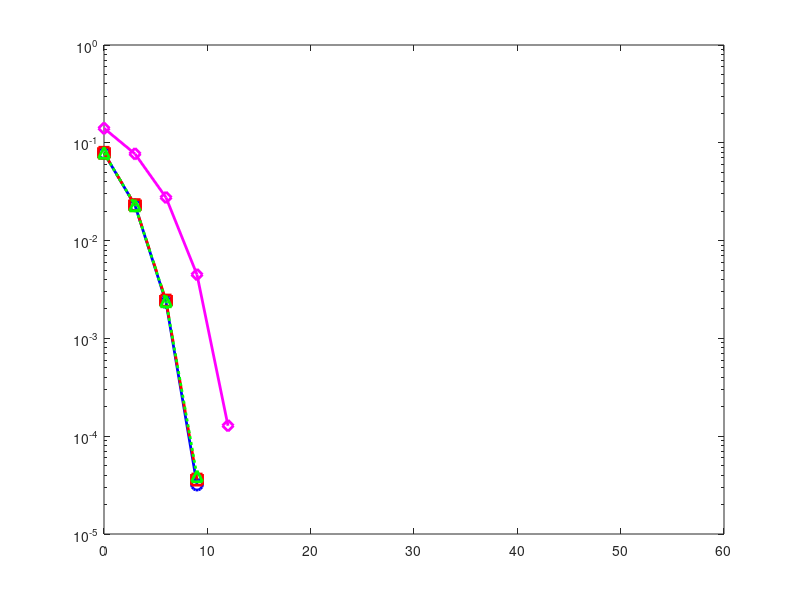

Here is the MATLAB script that generated this plot: (Note: this script raises an error after producing the figure.)
%% Part III: Compare the Performance of Rectangular BPSK, QPSK, and 4QAM
clc; clear; close all;

%%  Simulation Parameters
N_bits      = 1e6;                   % Number of bits per SNR value
SNR_dB      = 0 : 3 : 60;            % Average Eb/N0 range in dB (3 dB steps)
SNR_linear  = 10 .^ (SNR_dB / 10);   % Convert SNR to linear scale

% Pre-allocate BER vectors
BER_BPSK = zeros(1, length(SNR_dB));
BER_QPSK = zeros(1, length(SNR_dB));
BER_4QAM = zeros(1, length(SNR_dB));
BER_4ASK = zeros(1, length(SNR_dB));   

%% =========================================================================
%  SECTION 1: BPSK
% =========================================================================
fprintf('Simulating BPSK...\n');
bits_bpsk = randi([0 1], 1, N_bits);
tx_bpsk = 2 * bits_bpsk - 1;       
P_bpsk = mean(abs(tx_bpsk).^2);    % Eb = 1

for k = 1 : length(SNR_dB)
    Eb = P_bpsk; 
    N0 = Eb / SNR_linear(k);
    noise = sqrt(N0 / 2) * randn(1, N_bits);   % Corrected: N0/2 variance
    
    rx_bpsk = tx_bpsk + noise;
    detected_bpsk = (rx_bpsk >= 0);   
    num_errors    = sum(detected_bpsk ~= bits_bpsk);
    BER_BPSK(k)   = num_errors / N_bits;
end

%% =========================================================================
%  SECTION 2: QPSK (Rectangular / Gray-coded)
% =========================================================================
fprintf('Simulating QPSK...\n');
bits_qpsk = randi([0 1], 1, N_bits);
num_sym_qpsk = N_bits / 2;
b_mat   = reshape(bits_qpsk, 2, num_sym_qpsk);   

I_tx = 2 * b_mat(1, :) - 1;    
Q_tx = 2 * b_mat(2, :) - 1;    
P_qpsk = mean(I_tx.^2 + Q_tx.^2); % Es = 2

for k = 1 : length(SNR_dB)
    Eb = P_qpsk / 2; % Eb = 1
    N0 = Eb / SNR_linear(k);
    
    % Corrected: Divided by 2 for baseband per-dimension noise variance
    noise_I = sqrt(N0 / 2) * randn(1, num_sym_qpsk);
    noise_Q = sqrt(N0 / 2) * randn(1, num_sym_qpsk);
    
    rx_I = I_tx + noise_I;
    rx_Q = Q_tx + noise_Q;
    
    det_b1 = (rx_I >= 0);   
    det_b2 = (rx_Q >= 0);   
    det_bits_qpsk = reshape([det_b1; det_b2], 1, N_bits);
    
    num_errors  = sum(det_bits_qpsk ~= bits_qpsk);
    BER_QPSK(k) = num_errors / N_bits;
end

%% =========================================================================
%  SECTION 3: 4QAM (Square QAM, equivalent to QPSK for M=4)
% =========================================================================
fprintf('Simulating 4QAM...\n');
bits_4qam = randi([0 1], 1, N_bits);
num_sym_4qam = N_bits / 2;
b_mat_qam    = reshape(bits_4qam, 2, num_sym_4qam);

I_tx_qam = 2 * b_mat_qam(1, :) - 1;
Q_tx_qam = 2 * b_mat_qam(2, :) - 1;
P_4qam = mean(I_tx_qam.^2 + Q_tx_qam.^2);   % Es = 2

for k = 1 : length(SNR_dB)
    Eb = P_4qam / 2; % Eb = 1
    N0 = Eb / SNR_linear(k);
    
    % Corrected: Divided by 2 for baseband per-dimension noise variance
    noise_I_qam = sqrt(N0 / 2) * randn(1, num_sym_4qam);
    noise_Q_qam = sqrt(N0 / 2) * randn(1, num_sym_4qam);
    
    rx_I_qam = I_tx_qam + noise_I_qam;
    rx_Q_qam = Q_tx_qam + noise_Q_qam;
    
    det_b1_qam = (rx_I_qam >= 0);
    det_b2_qam = (rx_Q_qam >= 0);
    det_bits_4qam = reshape([det_b1_qam; det_b2_qam], 1, N_bits);
    
    num_errors   = sum(det_bits_4qam ~= bits_4qam);
    BER_4QAM(k)  = num_errors / N_bits;
end

%% =========================================================================
%  SECTION 4: 4-ASK
% =========================================================================
fprintf('Simulating 4-ASK...\n');
bits_4ask = randi([0 1], 1, N_bits);
num_sym_4ask = N_bits / 2;
b_mat_ask    = reshape(bits_4ask, 2, num_sym_4ask);

gray_idx  = b_mat_ask(1, :) * 2 + b_mat_ask(2, :);   
nat_idx   = bitxor(gray_idx, bitshift(gray_idx, -1));  
tx_4ask   = 2 * nat_idx - 3;                           

P_4ask = mean(tx_4ask .^ 2); % Es = 5

for k = 1 : length(SNR_dB)
    Eb_4ask = P_4ask / 2; % Eb = 2.5
    N0 = Eb_4ask / SNR_linear(k);
    
    % Divided by 2 for baseband per-dimension noise variance
    noise_ask  = sqrt(N0 / 2) * randn(1, num_sym_4ask);
    
    rx_4ask = tx_4ask + noise_ask;
    
    levels    = [-3, -1, 1, 3];
    [~, idx]  = min(abs(rx_4ask' - levels), [], 2);  
    det_nat   = idx - 1;                              
    gray_det  = bitxor(det_nat', bitshift(det_nat', -1));
    det_b1    = floor(gray_det / 2);
    det_b2    = mod(gray_det, 2);
    det_bits_4ask = reshape([det_b1; det_b2], 1, N_bits);
    
    num_errors   = sum(det_bits_4ask ~= bits_4ask);
    BER_4ASK(k)  = num_errors / N_bits;
end

%% =========================================================================
%  PLOT: BER vs Eb/N0
% =========================================================================
fprintf('Plotting results...\n');
figure('Name', 'Part III: BER Comparison', 'NumberTitle', 'off', 'Position', [100 100 900 600]);

semilogy(SNR_dB, BER_BPSK, 'b-o',  'LineWidth', 2, 'MarkerSize', 8, 'DisplayName', 'BPSK');   hold on;
% Used dashed lines for QPSK and 4QAM so you can see them perfectly overlapping BPSK
semilogy(SNR_dB, BER_QPSK, 'r--s',  'LineWidth', 2, 'MarkerSize', 8, 'DisplayName', 'QPSK');
semilogy(SNR_dB, BER_4QAM, 'g:^',  'LineWidth', 2, 'MarkerSize', 8, 'DisplayName', '4QAM');
semilogy(SNR_dB, BER_4ASK, 'm-d',  'LineWidth', 2, 'MarkerSize', 8, 'DisplayName', '4ASK (Part II)');

yline(1e-5, 'k--', '10^{-5} floor', 'LabelHorizontalAlignment', 'left', 'LineWidth', 1);
grid on;
xlabel('Average E_b / N_0 (dB)', 'FontSize', 13, 'FontWeight', 'bold');
ylabel('Bit Error Rate (BER)',  'FontSize', 13, 'FontWeight', 'bold');
title('Part III: BER Performance of BPSK, QPSK, 4QAM, and 4ASK', 'FontSize', 14, 'FontWeight', 'bold');
legend('Location', 'southwest', 'FontSize', 11);
xlim([0 20]); 
ylim([1e-6 1]);
